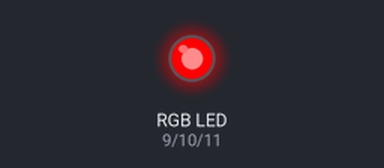
Bench run of a sketch on a simulated Arduino Uno, built with avr-gcc and run on an emulated ATmega328P. On the bench: an RGB LED mixed from three pins (HIGH = lit).

Above: at 0.5 s.
At 2.5 s:
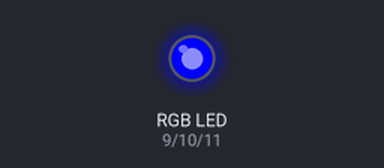
At 3.5 s:
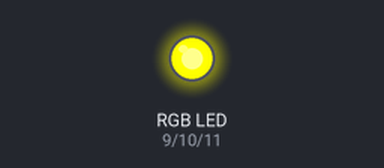
At 4.5 s:
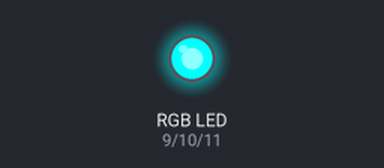
At 6.5 s:
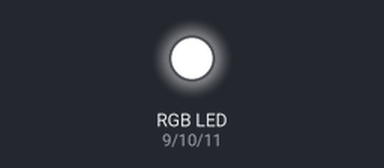
At 9.5 s:
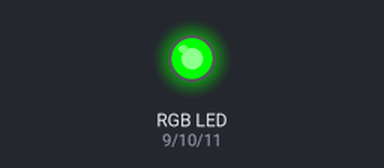
Timing chart, 0 to 10.4 s (numbered marks = the images above):
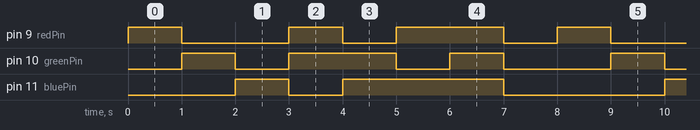

Measured:
- by itself, pin 9 (redPin): repeats every 8.0 s: LOW 2.0 s, HIGH 1.0 s, LOW 1.0 s, HIGH 2.0 s, LOW 1.0 s, HIGH 1.0 s
- by itself, pin 10 (greenPin): repeats every 8.0 s: LOW 1.0 s, HIGH 2.0 s, LOW 1.0 s, HIGH 1.0 s, LOW 2.0 s, HIGH 1.0 s
- by itself, pin 11 (bluePin): repeats every 8.0 s: LOW 1.0 s, HIGH 3.0 s, LOW 3.0 s, HIGH 1.0 s

The sketch:

RGB_LED.ino
```cpp
// RGB LED Pins
int redPin = 9;
int greenPin = 10;
int bluePin = 11;

void setup() {
  pinMode(redPin, OUTPUT);
  pinMode(greenPin, OUTPUT);
  pinMode(bluePin, OUTPUT);
}

void loop() {

  // RED
  analogWrite(redPin, 255);
  analogWrite(greenPin, 0);
  analogWrite(bluePin, 0);
  delay(1000);

  // GREEN
  analogWrite(redPin, 0);
  analogWrite(greenPin, 255);
  analogWrite(bluePin, 0);
  delay(1000);

  // BLUE
  analogWrite(redPin, 0);
  analogWrite(greenPin, 0);
  analogWrite(bluePin, 255);
  delay(1000);

  // YELLOW
  analogWrite(redPin, 255);
  analogWrite(greenPin, 255);
  analogWrite(bluePin, 0);
  delay(1000);

  // CYAN
  analogWrite(redPin, 0);
  analogWrite(greenPin, 255);
  analogWrite(bluePin, 255);
  delay(1000);

  // MAGENTA
  analogWrite(redPin, 255);
  analogWrite(greenPin, 0);
  analogWrite(bluePin, 255);
  delay(1000);

  // WHITE
  analogWrite(redPin, 255);
  analogWrite(greenPin, 255);
  analogWrite(bluePin, 255);
  delay(1000);

  // OFF
  analogWrite(redPin, 0);
  analogWrite(greenPin, 0);
  analogWrite(bluePin, 0);
  delay(1000);
}
```
